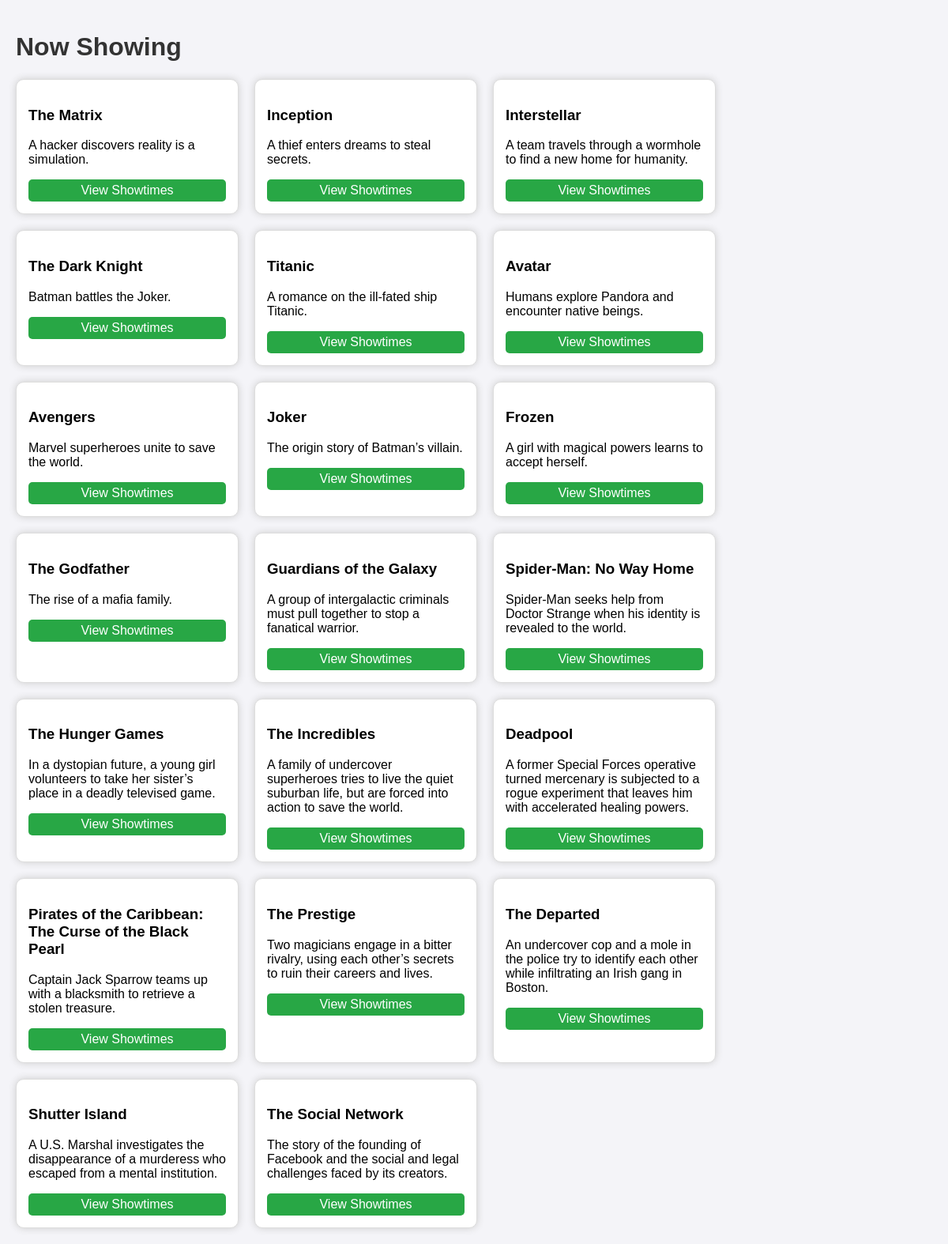
The page / on the database its author committed.
### tables this page shows
CREATE TABLE movies (
    movie_id INT AUTO_INCREMENT PRIMARY KEY,
    title VARCHAR(255) NOT NULL,
    genre VARCHAR(100) NOT NULL,
    duration INT NOT NULL,  
    description TEXT NOT NULL,
    release_date DATE NOT NULL
);

### index.php (the view, shortened to what this page needs)
<?php
include "db.php";
$result = $conn->query("SELECT * FROM movies");
?>
<!DOCTYPE html>
<html>
<head>
    <link rel="stylesheet" href="style.css">
</head>
<body>
<h1>Now Showing</h1>
<div class="movie-list">
    <?php while ($row = $result->fetch_assoc()) { ?>
        <div class="movie-card">
            <h3><?= $row['title'] ?></h3>
            <p><?= $row['description'] ?></p>
            <a href="showtime.php?movie_id=<?= $row['movie_id'] ?>">View Showtimes</a>
        </div>
    <?php } ?>
</div>
</body>
</html>

### style.css (style rules this page uses)
body { font-family: Arial, sans-serif; background-color: #f4f4f8; margin: 0; padding: 20px; }
h1, h2 { color: #333; }
.movie-list { display: flex; flex-wrap: wrap; gap: 20px; }
.movie-card { border: 1px solid #ddd; border-radius: 10px; padding: 15px; background: white; width: 250px; box-shadow: 0 0 10px #ccc; }
.movie-card a { display: block; text-decoration: none; margin-top: 10px; background: #28a745; color: white; text-align: center; padding: 5px; border-radius: 5px; }

### rows shown on the page
movies: title "The Matrix", description "A hacker discovers reality is a simulation."
movies: title "Inception", description "A thief enters dreams to steal secrets."
movies: title "Interstellar", description "A team travels through a wormhole to find a new home for humanity."
movies: title "The Dark Knight", description "Batman battles the Joker."
movies: title "Titanic", description "A romance on the ill-fated ship Titanic."
movies: title "Avatar", description "Humans explore Pandora and encounter native beings."
movies: title "Avengers", description "Marvel superheroes unite to save the world."
movies: title "Joker", description "The origin story of Batman’s villain."
movies: title "Frozen", description "A girl with magical powers learns to accept herself."
movies: title "The Godfather", description "The rise of a mafia family."
movies: title "Guardians of the Galaxy", description "A group of intergalactic criminals must pull together to stop a fanatical warrior."
movies: title "Spider-Man: No Way Home", description "Spider-Man seeks help from Doctor Strange when his identity is revealed to the world."
movies: title "The Hunger Games", description "In a dystopian future, a young girl volunteers to take her sister’s place in a deadly televised game."
movies: title "The Incredibles", description "A family of undercover superheroes tries to live the quiet suburban life, but are forced into action to save the world."
movies: title "Deadpool", description "A former Special Forces operative turned mercenary is subjected to a rogue experiment that leaves him with accelerated healing powers."
movies: title "Pirates of the Caribbean: The Curse of the Black Pearl", description "Captain Jack Sparrow teams up with a blacksmith to retrieve a stolen treasure."
movies: title "The Prestige", description "Two magicians engage in a bitter rivalry, using each other’s secrets to ruin their careers and lives."
movies: title "The Departed", description "An undercover cop and a mole in the police try to identify each other while infiltrating an Irish gang in Boston."
movies: title "Shutter Island", description "A U.S. Marshal investigates the disappearance of a murderess who escaped from a mental institution."
movies: title "The Social Network", description "The story of the founding of Facebook and the social and legal challenges faced by its creators."
